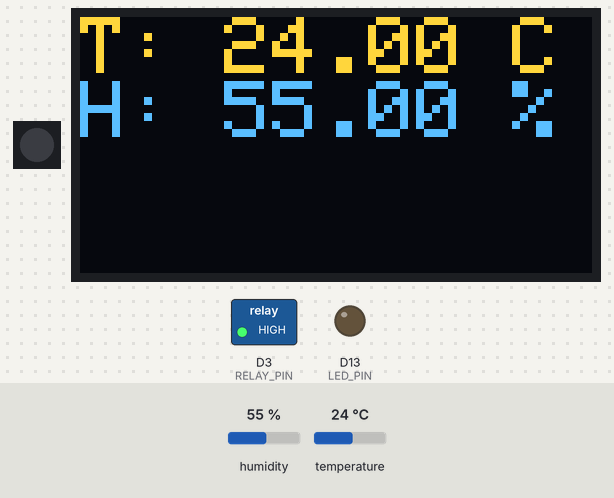
A sketch run on a simulated Adafruit Feather M0. On the bench: 1 RGB LEDs in strip order, left to right, 128×64 one-colour display, switched loads named in the sketch (green lamp = pin HIGH), output pins drawn as LEDs (lit = HIGH). Inputs (shaded band) come from the test bench; at power-on: humidity 55 %, temperature 24 °C. The OLED is the two-colour kind (top 16 rows yellow); what the sketch prints to the serial monitor is not drawn.

Above: at 3.1 s.
Timing chart, 0 to 4.6 s (numbered marks = the images above):
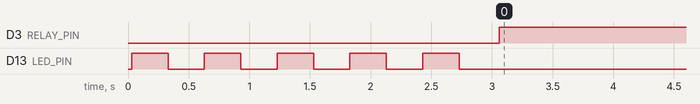

The sketch:

main.ino
```cpp
#include <DHT.h>
#include <Adafruit_DotStar.h>
#include <Adafruit_SSD1306.h>
#include <Adafruit_GFX.h>
#include <SPI.h>
#include <Wire.h>
#include "wiring_private.h"

#define LED_PIN                     13
#define RELAY_PIN                   3
#define DHT_PIN                     4
#define DHT_TYPE                    DHT22
#define DHT_UPDATE_INTERVAL         60000
#define DHT_TIMING                  11
#define DATA_PIN                    7
#define CLOCK_PIN                   8
#define MISO_PIN                    30

#if (SSD1306_LCDHEIGHT != 64)
#error("Height incorrect, please fix Adafruit_SSD1306.h!");
#endif

DHT dht(DHT_PIN, DHT_TYPE, DHT_TIMING);
Adafruit_DotStar pixel(1, DATA_PIN, CLOCK_PIN, DOTSTAR_BRG);
//SPIClass ledSPI(&sercom1, MISO_PIN, CLOCK_PIN, DATA_PIN, SPI_PAD_0_SCK_1, SERCOM_RX_PAD_2);
//Adafruit_DotStar pixel(1, &ledSPI, DOTSTAR_BRG); // Hardware SPI
Adafruit_SSD1306 display(-1);

void setup() {
  Serial.begin(115200);
  pinMode(LED_PIN, OUTPUT);
  pinMode(RELAY_PIN, OUTPUT);
  dht.begin();

  //ledSPI.begin();
  //pinPeripheral(DATA_PIN, PIO_SERCOM);
  //pinPeripheral(CLOCK_PIN, PIO_SERCOM);
  //pinPeripheral(MISO_PIN, PIO_SERCOM);
  pixel.begin();
  pixel.setBrightness(128); // 0 - 255
  pixel.setPixelColor(1, 255, 255, 255);
  pixel.show();

  display.begin(SSD1306_SWITCHCAPVCC, 0x3C, false);
  display.setTextSize(2);
  display.setTextColor(WHITE);

  for (int i = 0; i < 5; i++) {
    digitalWrite(LED_PIN, HIGH);
    delay(300);
    digitalWrite(LED_PIN, LOW);
    delay(300);
  }
}

void loop() {
  static unsigned long last_update = 0;
  bool fan_on = false;

  if ((millis() - last_update > DHT_UPDATE_INTERVAL) || (last_update == 0)) {
    last_update = millis();

    double h = dht.readHumidity();
    double t = dht.readTemperature();

    if (isnan(h) || isnan(t)) {
      Serial.println("[DHT] Error reading sensor");
    } else {
      Serial.print("[DHT] Temperature: "); Serial.print(t); Serial.println(" ºC");
      Serial.print("[DHT] Humidity: "); Serial.print(h); Serial.println(" %");

      display.clearDisplay();
      display.setCursor(0, 0);
      display.print("T: "); display.print(t); display.println(" C");
      display.print("H: "); display.print(h); display.println(" %");
      display.display();

      if (t > 22) {
        if (!fan_on) {
          digitalWrite(RELAY_PIN, HIGH);
          fan_on = true;
          pixel.setPixelColor(1, 0xFF0000); // Red
          pixel.show();
        }
      } else {
        if (fan_on) {
          digitalWrite(RELAY_PIN, LOW);
          fan_on = false;
          pixel.setPixelColor(1,  0x0000FF); // Blue
          pixel.show();
        }
      }
    }
  }
}
```

Measured:
- by itself, D3 (RELAY_PIN): LOW → HIGH at 3.1 s
